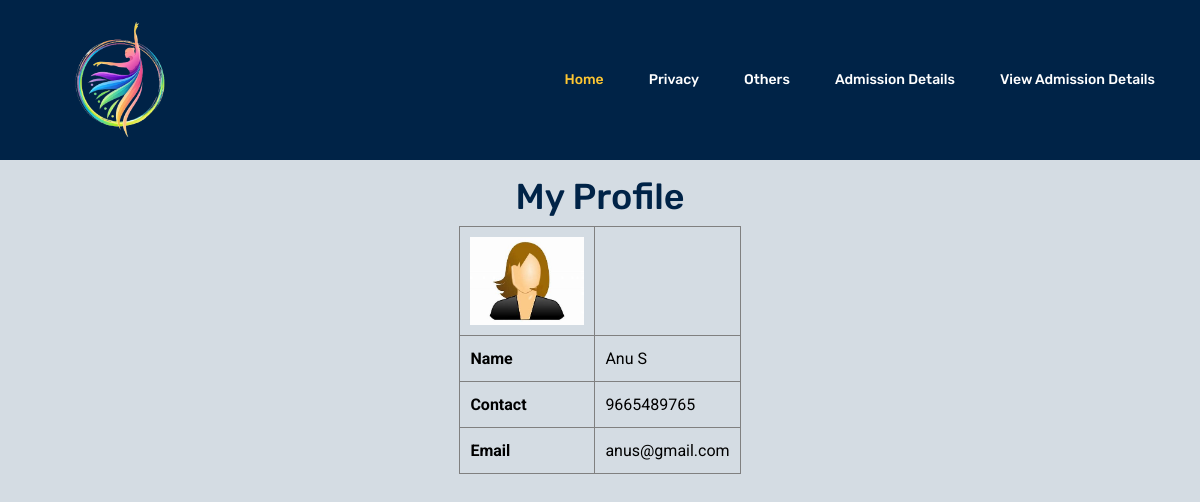
Screenshot of /Project/Student/MyProfile.php (signed in) with the database file from the repository.
### tables this page shows
CREATE TABLE `tbl_studentregistration` (
  `student_id` int(11) NOT NULL auto_increment,
  `student_name` varchar(50) NOT NULL,
  `student_contact` varchar(50) NOT NULL,
  `student_email` varchar(50) NOT NULL,
  `student_password` varchar(50) NOT NULL,
  `student_photo` varchar(50) NOT NULL,
  PRIMARY KEY  (`student_id`)
);

### Project/Student/MyProfile.php (the view, shortened to what this page needs)
<!DOCTYPE html PUBLIC "-//W3C//DTD XHTML 1.0 Transitional//EN" "http://www.w3.org/TR/xhtml1/DTD/xhtml1-transitional.dtd">
<html xmlns="http://www.w3.org/1999/xhtml">
<head>
</head>
<body style="background-color:rgb(212, 220, 227);color: black;">
<body>
<?php
include("Head.php");
$sel="select * from tbl_studentregistration where student_id='".$_SESSION["student_id"]."'";
$data=mysql_query($sel);
$row=mysql_fetch_array($data);
?>
<br><br><br><br><br><br><br>
<center><h1>My Profile</h1></center>
<table  border="1" align="center" cellpadding="10">
  <tr>
    <th><img src="../Assets/Files/User/<?php echo $row["student_photo"]?>" alt="imagepro" width="114" height="88" /></th>
  </tr>
  <tr>
    <th>Name</th>
    <td><?php echo $row["student_name"]?></td>
  </tr>
  <tr>
    <th>Contact</th>
    <td><?php echo $row["student_contact"]?></td>
  </tr>
  <tr>
    <th>Email</th>
    <td><?php echo $row["student_email"]?></td>
  </tr>
</table>
</body>
</html>
<br><br><br><br><br><br><br><br>

### rows the page displays
tbl_studentregistration: student_photo (picture), student_name "Anu S", student_contact "9665489765", student_email "anus@gmail.com"
